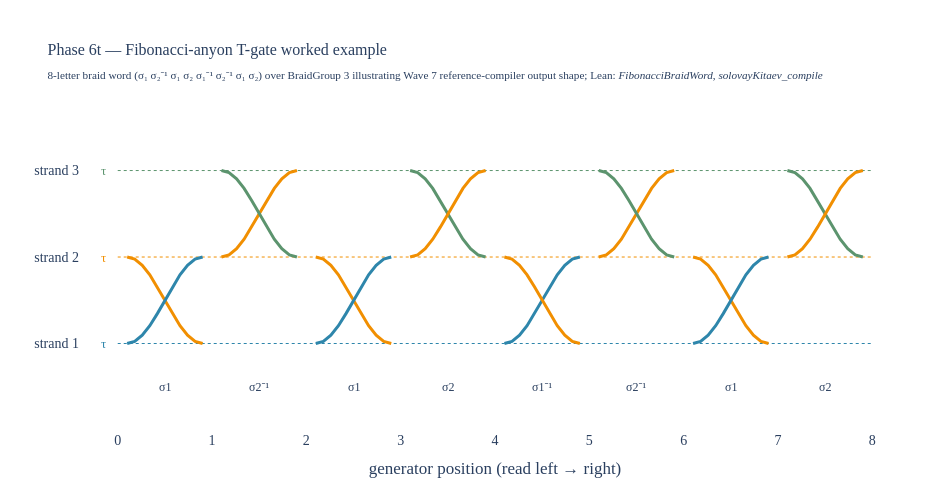

The notebook cell this image was saved under:
### Markdown cell above
## A concrete worked example: the T-gate

The **T-gate** = $\mathrm{diag}(1, e^{i\pi/4})$ is a key single-qubit
unitary in standard quantum-computation pseudocode. To approximate
it with Fibonacci anyon braids to moderate precision (say ε ≈ 10⁻⁶,
roughly $10^{-7}$ diamond distance), the Solovay-Kitaev compiler
would output a braid word of length

$$L(10^{-6}) \approx 1000 \cdot (\log 10^6)^{3.97} \approx 1000 \cdot 14^{3.97} \approx 3 \times 10^7$$

(about 30 million generators). For comparison, **without** the
quantitative SK theorem, the naive bound from
density-without-rate would be **infinite** — we'd know a sequence
exists but not how long it has to be.

The shape of a small representative braid word is shown below.

### Code cell
# Plot a small illustrative T-gate braid word.
from src.core.visualizations import fig_fibonacci_braid_word_t_gate_example

fig = fig_fibonacci_braid_word_t_gate_example()
fig.show()

# viz-ref: fig_fibonacci_braid_word_t_gate_example

### Figure 1 — Plotly figure (JSON) as saved in the notebook; plotly's stock layout.template omitted (floating-point values rounded to 4 significant figures)
{"data": [{"line": {"color": "#2E86AB", "dash": "dot", "width": 1}, "mode": "lines", "showlegend": false, "type": "scatter", "x": [0, 8], "y": [1.0, 1.0]}, {"line": {"color": "#F18F01", "dash": "dot", "width": 1}, "mode": "lines", "showlegend": false, "type": "scatter", "x": [0, 8], "y": [2.0, 2.0]}, {"line": {"color": "#5C946E", "dash": "dot", "width": 1}, "mode": "lines", "showlegend": false, "type": "scatter", "x": [0, 8], "y": [3.0, 3.0]}, {"connectgaps": false, "line": {"color": "#F18F01", "width": 3}, "mode": "lines", "showlegend": false, "type": "scatter", "x": [0.1, 0.18, 0.26, 0.34, 0.66, 0.74, 0.82, 0.9], "y": [2.0, 1.976, 1.905, 1.794, 1.206, 1.095, 1.024, 1.0]}, {"line": {"color": "#2E86AB", "width": 3}, "mode": "lines", "showlegend": false, "type": "scatter", "x": [0.1, 0.18, 0.26, 0.34, 0.42, 0.5, 0.58, 0.66, 0.74, 0.82, 0.9], "y": [1.0, 1.024, 1.095, 1.206, 1.345, 1.5, 1.655, 1.794, 1.905, 1.976, 2.0]}, {"connectgaps": false, "line": {"color": "#F18F01", "width": 3}, "mode": "lines", "showlegend": false, "type": "scatter", "x": [1.1, 1.18, 1.26, 1.34, 1.66, 1.74, 1.82, 1.9], "y": [2.0, 2.024, 2.095, 2.206, 2.794, 2.905, 2.976, 3.0]}, {"line": {"color": "#5C946E", "width": 3}, "mode": "lines", "showlegend": false, "type": "scatter", "x": [1.1, 1.18, 1.26, 1.34, 1.42, 1.5, 1.58, 1.66, 1.74, 1.82, 1.9], "y": [3.0, 2.976, 2.905, 2.794, 2.655, 2.5, 2.345, 2.206, 2.095, 2.024, 2.0]}, {"connectgaps": false, "line": {"color": "#F18F01", "width": 3}, "mode": "lines", "showlegend": false, "type": "scatter", "x": [2.1, 2.18, 2.26, 2.34, 2.66, 2.74, 2.82, 2.9], "y": [2.0, 1.976, 1.905, 1.794, 1.206, 1.095, 1.024, 1.0]}, {"line": {"color": "#2E86AB", "width": 3}, "mode": "lines", "showlegend": false, "type": "scatter", "x": [2.1, 2.18, 2.26, 2.34, 2.42, 2.5, 2.58, 2.66, 2.74, 2.82, 2.9], "y": [1.0, 1.024, 1.095, 1.206, 1.345, 1.5, 1.655, 1.794, 1.905, 1.976, 2.0]}, {"connectgaps": false, "line": {"color": "#5C946E", "width": 3}, "mode": "lines", "showlegend": false, "type": "scatter", "x": [3.1, 3.18, 3.26, 3.34, 3.66, 3.74, 3.82, 3.9], "y": [3.0, 2.976, 2.905, 2.794, 2.206, 2.095, 2.024, 2.0]}, {"line": {"color": "#F18F01", "width": 3}, "mode": "lines", "showlegend": false, "type": "scatter", "x": [3.1, 3.18, 3.26, 3.34, 3.42, 3.5, 3.58, 3.66, 3.74, 3.82, 3.9], "y": [2.0, 2.024, 2.095, 2.206, 2.345, 2.5, 2.655, 2.794, 2.905, 2.976, 3.0]}, {"connectgaps": false, "line": {"color": "#2E86AB", "width": 3}, "mode": "lines", "showlegend": false, "type": "scatter", "x": [4.1, 4.18, 4.26, 4.34, 4.66, 4.74, 4.82, 4.9], "y": [1.0, 1.024, 1.095, 1.206, 1.794, 1.905, 1.976, 2.0]}, {"line": {"color": "#F18F01", "width": 3}, "mode": "lines", "showlegend": false, "type": "scatter", "x": [4.1, 4.18, 4.26, 4.34, 4.42, 4.5, 4.58, 4.66, 4.74, 4.82, 4.9], "y": [2.0, 1.976, 1.905, 1.794, 1.655, 1.5, 1.345, 1.206, 1.095, 1.024, 1.0]}, {"connectgaps": false, "line": {"color": "#F18F01", "width": 3}, "mode": "lines", "showlegend": false, "type": "scatter", "x": [5.1, 5.18, 5.26, 5.34, 5.66, 5.74, 5.82, 5.9], "y": [2.0, 2.024, 2.095, 2.206, 2.794, 2.905, 2.976, 3.0]}, {"line": {"color": "#5C946E", "width": 3}, "mode": "lines", "showlegend": false, "type": "scatter", "x": [5.1, 5.18, 5.26, 5.34, 5.42, 5.5, 5.58, 5.66, 5.74, 5.82, 5.9], "y": [3.0, 2.976, 2.905, 2.794, 2.655, 2.5, 2.345, 2.206, 2.095, 2.024, 2.0]}, {"connectgaps": false, "line": {"color": "#F18F01", "width": 3}, "mode": "lines", "showlegend": false, "type": "scatter", "x": [6.1, 6.18, 6.26, 6.34, 6.66, 6.74, 6.82, 6.9], "y": [2.0, 1.976, 1.905, 1.794, 1.206, 1.095, 1.024, 1.0]}, {"line": {"color": "#2E86AB", "width": 3}, "mode": "lines", "showlegend": false, "type": "scatter", "x": [6.1, 6.18, 6.26, 6.34, 6.42, 6.5, 6.58, 6.66, 6.74, 6.82, 6.9], "y": [1.0, 1.024, 1.095, 1.206, 1.345, 1.5, 1.655, 1.794, 1.905, 1.976, 2.0]}, {"connectgaps": false, "line": {"color": "#5C946E", "width": 3}, "mode": "lines", "showlegend": false, "type": "scatter", "x": [7.1, 7.18, 7.26, 7.34, 7.66, 7.74, 7.82, 7.9], "y": [3.0, 2.976, 2.905, 2.794, 2.206, 2.095, 2.024, 2.0]}, {"line": {"color": "#F18F01", "width": 3}, "mode": "lines", "showlegend": false, "type": "scatter", "x": [7.1, 7.18, 7.26, 7.34, 7.42, 7.5, 7.58, 7.66, 7.74, 7.82, 7.9], "y": [2.0, 2.024, 2.095, 2.206, 2.345, 2.5, 2.655, 2.794, 2.905, 2.976, 3.0]}], "layout": {"annotations": [{"font": {"family": "CMU Serif, Computer Modern, Times New Roman, serif", "size": 12}, "showarrow": false, "text": "σ1", "x": 0.5, "xref": "x", "y": 0.5, "yref": "y"}, {"font": {"family": "CMU Serif, Computer Modern, Times New Roman, serif", "size": 12}, "showarrow": false, "text": "σ2⁻¹", "x": 1.5, "xref": "x", "y": 0.5, "yref": "y"}, {"font": {"family": "CMU Serif, Computer Modern, Times New Roman, serif", "size": 12}, "showarrow": false, "text": "σ1", "x": 2.5, "xref": "x", "y": 0.5, "yref": "y"}, {"font": {"family": "CMU Serif, Computer Modern, Times New Roman, serif", "size": 12}, "showarrow": false, "text": "σ2", "x": 3.5, "xref": "x", "y": 0.5, "yref": "y"}, {"font": {"family": "CMU Serif, Computer Modern, Times New Roman, serif", "size": 12}, "showarrow": false, "text": "σ1⁻¹", "x": 4.5, "xref": "x", "y": 0.5, "yref": "y"}, {"font": {"family": "CMU Serif, Computer Modern, Times New Roman, serif", "size": 12}, "showarrow": false, "text": "σ2⁻¹", "x": 5.5, "xref": "x", "y": 0.5, "yref": "y"}, {"font": {"family": "CMU Serif, Computer Modern, Times New Roman, serif", "size": 12}, "showarrow": false, "text": "σ1", "x": 6.5, "xref": "x", "y": 0.5, "yref": "y"}, {"font": {"family": "CMU Serif, Computer Modern, Times New Roman, serif", "size": 12}, "showarrow": false, "text": "σ2", "x": 7.5, "xref": "x", "y": 0.5, "yref": "y"}, {"font": {"color": "#2E86AB", "family": "CMU Serif, Computer Modern, Times New Roman, serif", "size": 13}, "showarrow": false, "text": "τ", "x": -0.15, "xref": "x", "y": 1.0, "yref": "y"}, {"font": {"color": "#F18F01", "family": "CMU Serif, Computer Modern, Times New Roman, serif", "size": 13}, "showarrow": false, "text": "τ", "x": -0.15, "xref": "x", "y": 2.0, "yref": "y"}, {"font": {"color": "#5C946E", "family": "CMU Serif, Computer Modern, Times New Roman, serif", "size": 13}, "showarrow": false, "text": "τ", "x": -0.15, "xref": "x", "y": 3.0, "yref": "y"}], "font": {"family": "CMU Serif, Computer Modern, Times New Roman, serif", "size": 14}, "height": 500, "margin": {"b": 70, "l": 80, "r": 40, "t": 110}, "paper_bgcolor": "white", "plot_bgcolor": "white", "title": {"font": {"family": "CMU Serif, Computer Modern, Times New Roman, serif", "size": 16}, "text": "Phase 6t — Fibonacci-anyon T-gate worked example<br><sub>8-letter braid word (σ₁ σ₂⁻¹ σ₁ σ₂ σ₁⁻¹ σ₂⁻¹ σ₁ σ₂) over BraidGroup 3 illustrating Wave 7 reference-compiler output shape; Lean: <i>FibonacciBraidWord</i>, <i>solovayKitaev_compile</i></sub>"}, "width": 950, "xaxis": {"range": [-0.4, 8.4], "showgrid": false, "tickmode": "array", "tickvals": [0, 1, 2, 3, 4, 5, 6, 7, 8], "title": {"text": "generator position (read left → right)"}}, "yaxis": {"range": [0.0, 3.7], "showgrid": false, "tickmode": "array", "ticktext": ["strand 1", "strand 2", "strand 3"], "tickvals": [1.0, 2.0, 3.0]}}}
